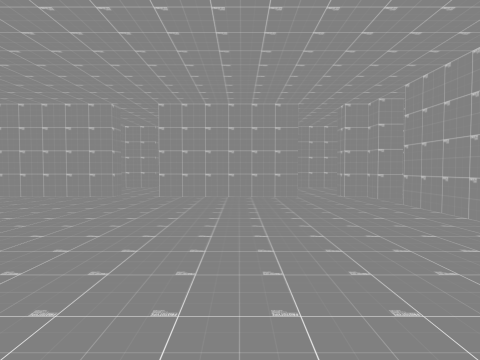
[1] (above)

24 first-person views from a walk through a Unity game level. The camera is 1.2 m above the floor, tilts 2° down and sees 75° across. The floor is counted in squares, 2 m on a side. Each view is taken from the middle of a square. On the plan, view 1 faces up. The plan holds only what a view shows up to about 9 squares ahead; the rest is blank. The place goes on beyond the plan.

[2]
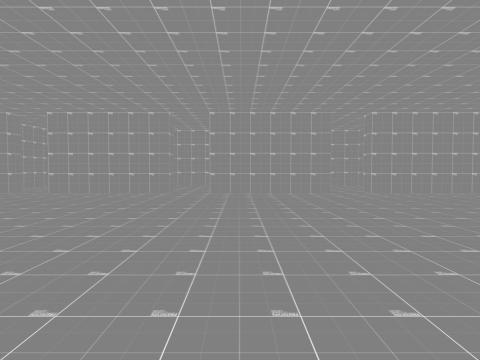

[3]
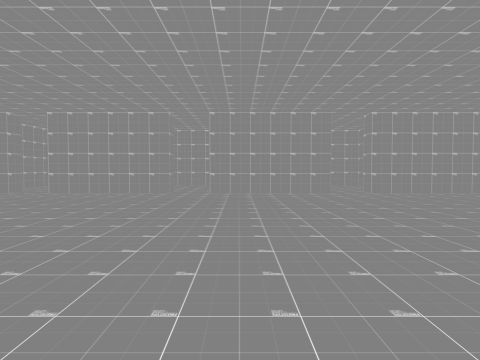

[4]
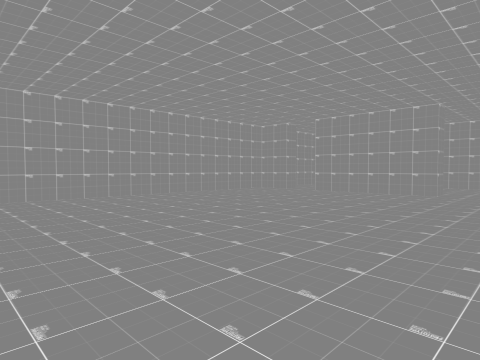

[5]
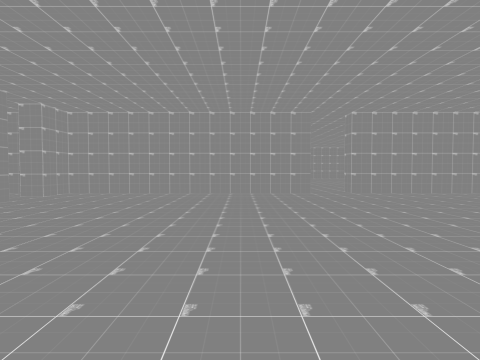

[6]
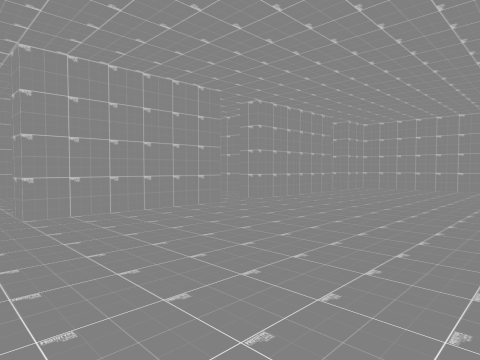

[7]
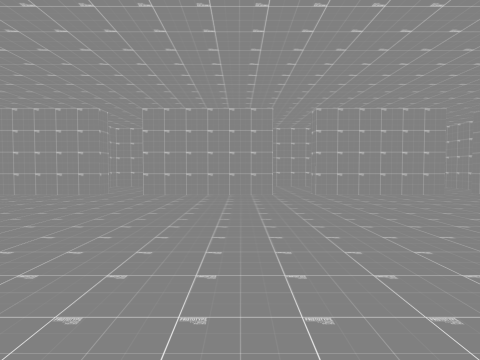

[8]
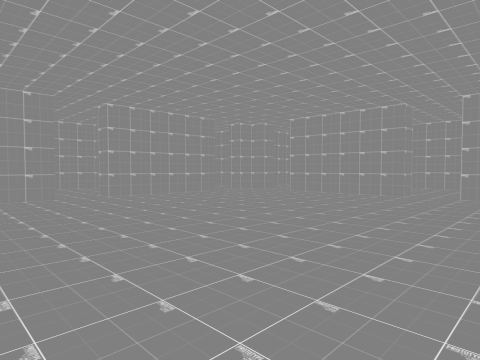

[9]
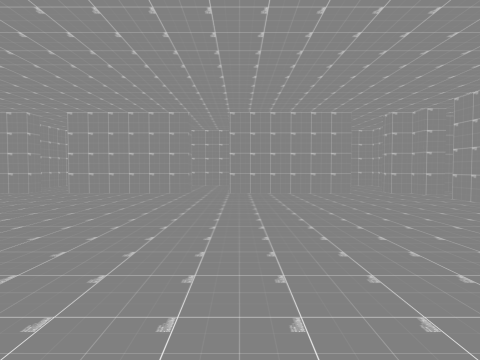

[10]
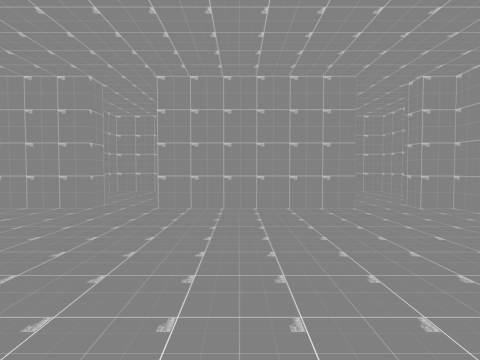

[11]
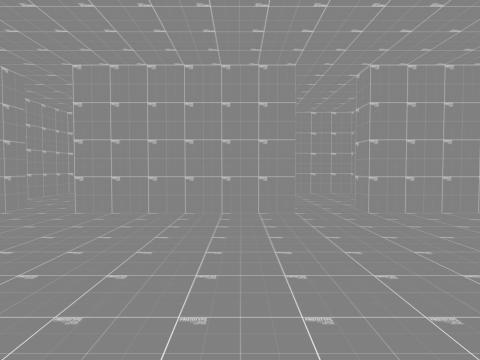

[12]
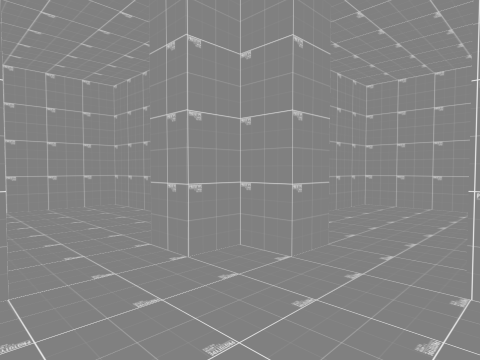

[13]
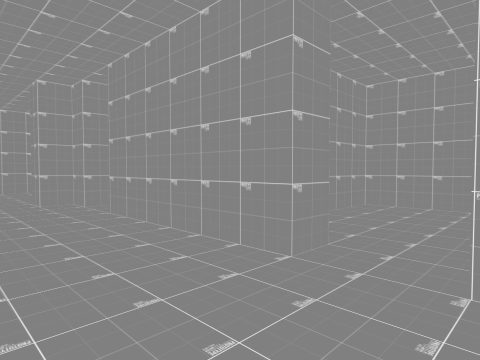

[14]
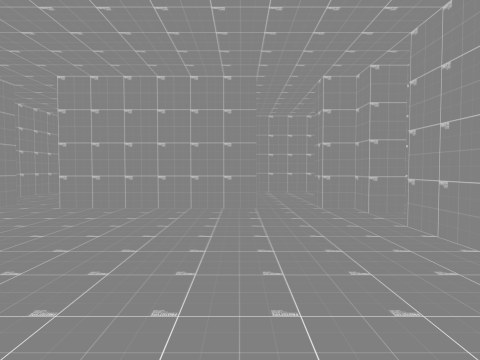

[15]
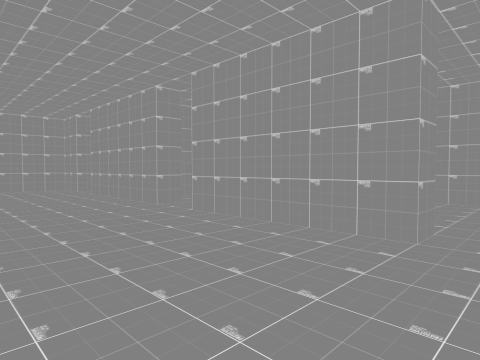

[16]
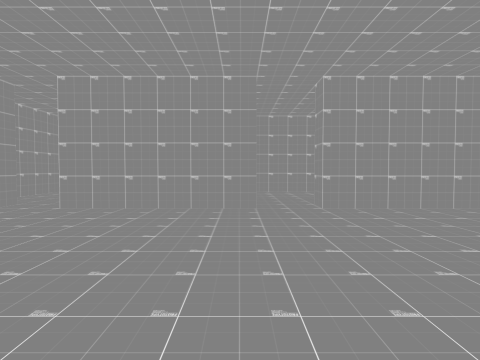

[17]
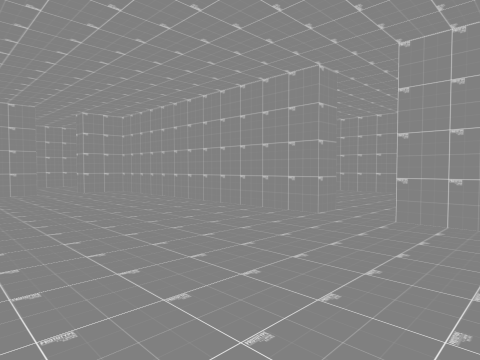

[18]
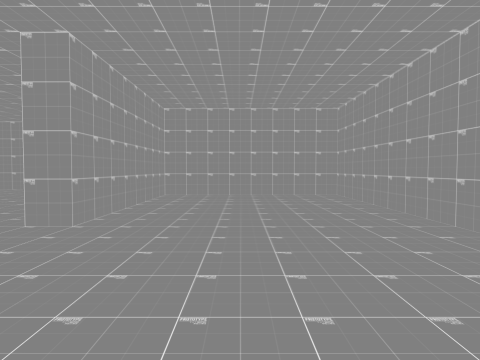

[19]
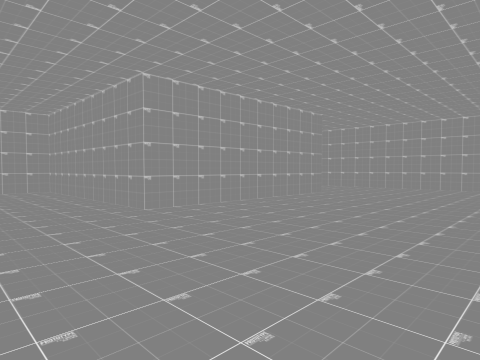

[20]
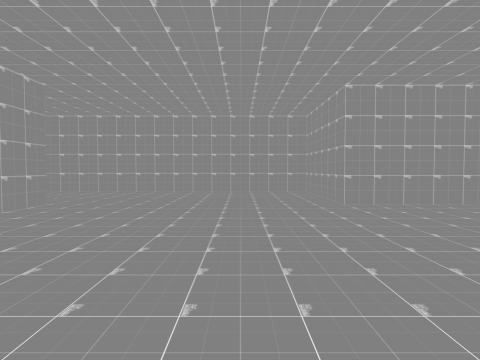

[21]
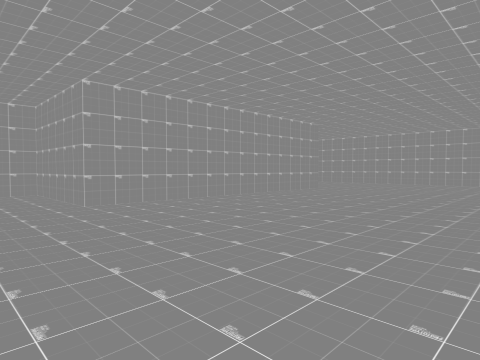

[22]
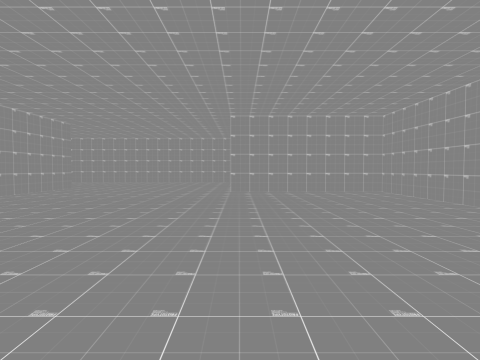

[23]
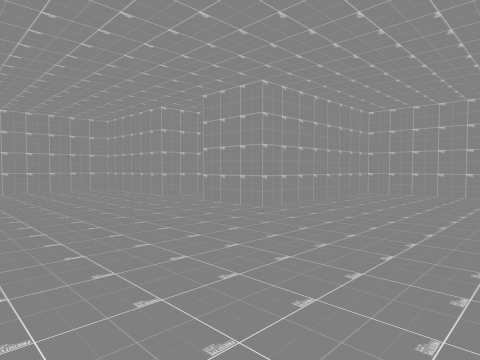

[24]
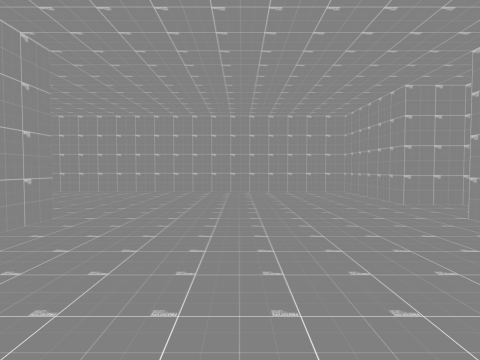

### Floor plan
Points are (right, up) in squares from view 1. A wall is a line through its corners. A room is listed if a view was taken in it or the views show most of it. See-through windows are left out.
Room 1 (views 1, 2, 3, 4, 5, 6, 7, 8, 9, 10, 11, 12, 13, 14, 15, 16, 17)
walls: (-5.9, -7.2) (-2.7, -7.2); (-6.7, 7.4) (-6.7, 6.8) (-9.7, 6.8) (-9.7, 7.2); (-2.7, 7.2) (-2.7, 6.8) (-5.7, 6.8) (-5.7, 7.2); (-9.9, -7.2) (-6.7, -7.2); (-1.7, -7.2) (1.4, -7.2); (-10.7, 7.4) (-10.7, 6.8) (-13.8, 6.8); (2.8, -1.7) (2.8, 1.4); (3.4, 2.2) (2.8, 2.2) (2.8, 5.4); (1.4, 6.8) (-1.8, 6.8) (-1.8, 7.4); (-16.2, -1.2) (-15.7, -1.2) (-15.7, -7.2) (-14.7, -7.2); (2.8, -5.9) (2.8, -2.7); (-13.9, -7.2) (-10.7, -7.2); (2.8, 6.2) (2.8, 6.8) (2.2, 6.8) (2.3, 7.3); (2.2, -7.2) (2.8, -7.2) (2.8, -6.8); (-14.7, 7.2) (-14.7, 6.8) (-15.7, 6.8) (-15.7, -0.2) (-16.2, -0.2)
ways out: opening at (-16, -1) to room 2; opening at (-14, -8); opening at (-14, 7); opening at (-10, -8); opening at (-10, 7); opening at (-6, -8); opening at (-6, 7); opening at (-2, -8); opening at (-2, 7); opening at (2, -8); opening at (2, 6); opening at (2, 7); opening at (3, -6); opening at (3, -2); opening at (3, 2)
Room 2 (views 18, 19, 20, 21, 22, 23, 24)
walls: (-25.2, 11.8) (-25.2, 4.8) (-28.3, 4.8) (-28.3, -2.1); (-25.2, -0.2) (-20.3, -0.2) (-20.3, -5.2) (-16.2, -5.2) (-16.2, -1.2); (-16.2, 6.9) (-16.2, 10.2) (-20.2, 10.2) (-20.2, 11.8); (-19.1, 13.2) (-20.2, 13.2) (-20.2, 16.2) (-28, 16.2)
ways out: opening at (-16, -1) to room 1

Where each view was taken, in squares from view 1:
view 1: 0 up, 0 right, facing up
view 2: 1 down, 5 left, facing up
view 3: 1 down, 9 left, facing up
view 4: 1 down, 9 left, facing up-left
view 5: 3 down, 8 left, facing left
view 6: 3 down, 6 left, facing down-left
view 7: 0 up, 5 left, facing down
view 8: 0 up, 4 left, facing down-right
view 9: 3 down, 5 left, facing right
view 10: 4 down, 2 left, facing right
view 11: 3 down, 1 left, facing down
view 12: 5 up, 1 right, facing up-right
view 13: 1 up, 1 right, facing up-right
view 14: 2 up, 1 right, facing up
view 15: 4 up, 6 left, facing up-left
view 16: 2 up, 11 left, facing up
view 17: 1 up, 12 left, facing down-left
view 18: 2 up, 18 left, facing down
view 19: 4 up, 18 left, facing down-left
view 20: 3 up, 20 left, facing left
view 21: 3 up, 20 left, facing up-left
view 22: 2 up, 20 left, facing up
view 23: 7 up, 24 left, facing up-right
view 24: 8 up, 23 left, facing up
